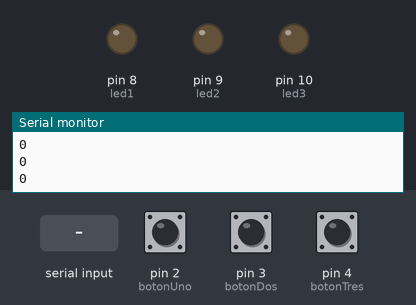
This sketch was run on a simulated Arduino Uno, built with avr-gcc and run on an emulated ATmega328P. Parts: output pins drawn as LEDs (lit = HIGH), the last lines printed to the serial monitor. The inputs (shaded band) are chosen by the test bench; at power-on: pin 2 (botonUno) HIGH, pin 4 (botonTres) HIGH, pin 3 (botonDos) HIGH.

Above: at 1.2 s.
1.3 s: "90,45\n" received over Serial
At 2.4 s:
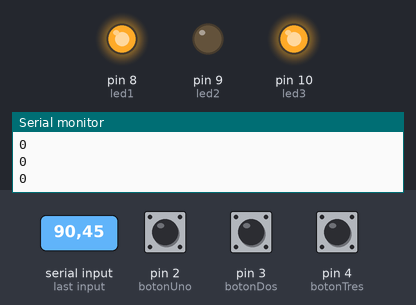
4.3 s: pin 2 (botonUno) pulled LOW for 0.15 s
At 4.45 s:
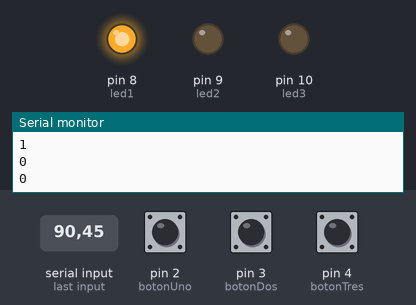
6.1 s: pin 4 (botonTres) pulled LOW for 0.15 s
At 6.25 s:
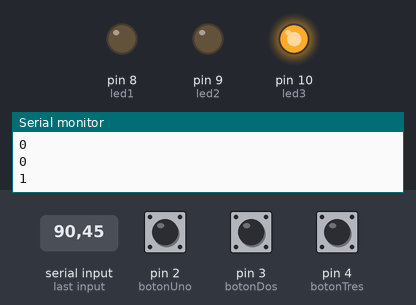
7.9 s: "30,150\n" received over Serial
At 8.4 s:
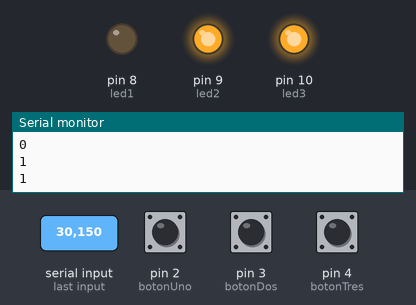
10.9 s: pin 2 (botonUno) pulled LOW for 3.2 s
At 12.1 s:
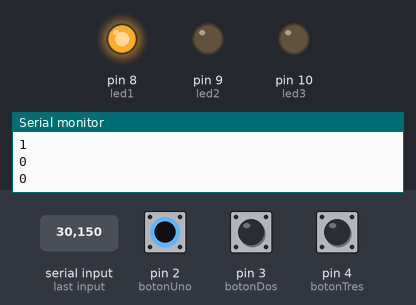
15.8 s: pin 3 (botonDos) pulled LOW for 3.2 s
At 17.1 s:
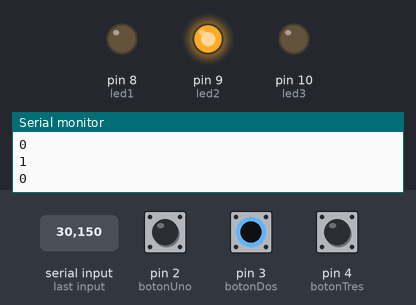
Timing chart, 0 to 20.6 s (numbered marks = the images above; inputs shaded):
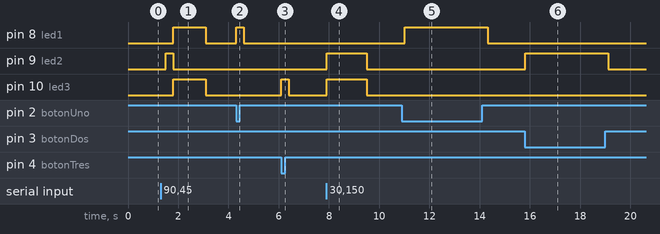

Measured:
- after the input at 1.3 s, pin 8 (led1), pin 10 (led3): LOW → HIGH after 0.50 s, → LOW 1.3 s later; pin 9 (led2): LOW → HIGH after 0.20 s, → LOW 0.30 s later
- after the input at 4.3 s, pin 8 (led1): LOW → HIGH at once, → LOW 0.30 s later
- after the input at 6.1 s, pin 10 (led3): LOW → HIGH at once, → LOW 0.30 s later
- after the input at 7.9 s, pin 9 (led2), pin 10 (led3): LOW → HIGH at once, → LOW 1.6 s later
- after the input at 10.9 s, pin 8 (led1): LOW → HIGH after 0.11 s, → LOW 3.3 s later
- after the input at 15.8 s, pin 9 (led2): LOW → HIGH at once, → LOW 3.3 s later

The sketch:

ejercicio5.ino
```cpp
//Leds según I/O digital del Arduino
const int led1 = 8;
const int led2 = 9;
const int led3 = 10;

const int botonUno = 2;
const int botonDos = 3;
const int botonTres = 4;

int estadoUno = 0;
int estadoDos = 0;
int estadoTres = 0;

int bit0 = 0; //Para el led1
int bit1 = 0; //Para el led2
int bit2 = 0; //Para el led3

unsigned int numeroSerie = 0;

void setup() {
  Serial.begin(9600); //Inicio con 9600 baudios
  pinMode(led1, OUTPUT);
  pinMode(led2, OUTPUT);
  pinMode(led3, OUTPUT);

  pinMode(botonUno, INPUT_PULLUP);
  pinMode(botonDos, INPUT_PULLUP);
  pinMode(botonTres, INPUT_PULLUP);

}

void loop() {

  estadoUno = digitalRead(botonUno);
  estadoDos = digitalRead(botonDos);
  estadoTres = digitalRead(botonTres);

  if (estadoUno == 1 || estadoDos == 1 || estadoTres == 1) {
    numeroSerie = 0;
    numeroSerie |= (estadoUno == LOW) << 0;
    numeroSerie |= (estadoDos == LOW) << 1;
    numeroSerie |= (estadoTres == LOW) << 2;

    bit0 = (numeroSerie >> 0) & 1;
    bit1 = (numeroSerie >> 1) & 1;
    bit2 = (numeroSerie >> 2) & 1;
    Serial.println(bit0); Serial.println(bit1); Serial.println(bit2);

  }

  if (Serial.available()) {
    numeroSerie = 0;
    numeroSerie = Serial.parseInt();
    bit0 = (numeroSerie >> 0) & 1;
    bit1 = (numeroSerie >> 1) & 1;
    bit2 = (numeroSerie >> 2) & 1;
    Serial.println(bit0); Serial.println(bit1); Serial.println(bit2);
  }

  digitalWrite(led1, bit0);
  digitalWrite(led2, bit1);
  digitalWrite(led3, bit2);

  delay(300);
}
```
